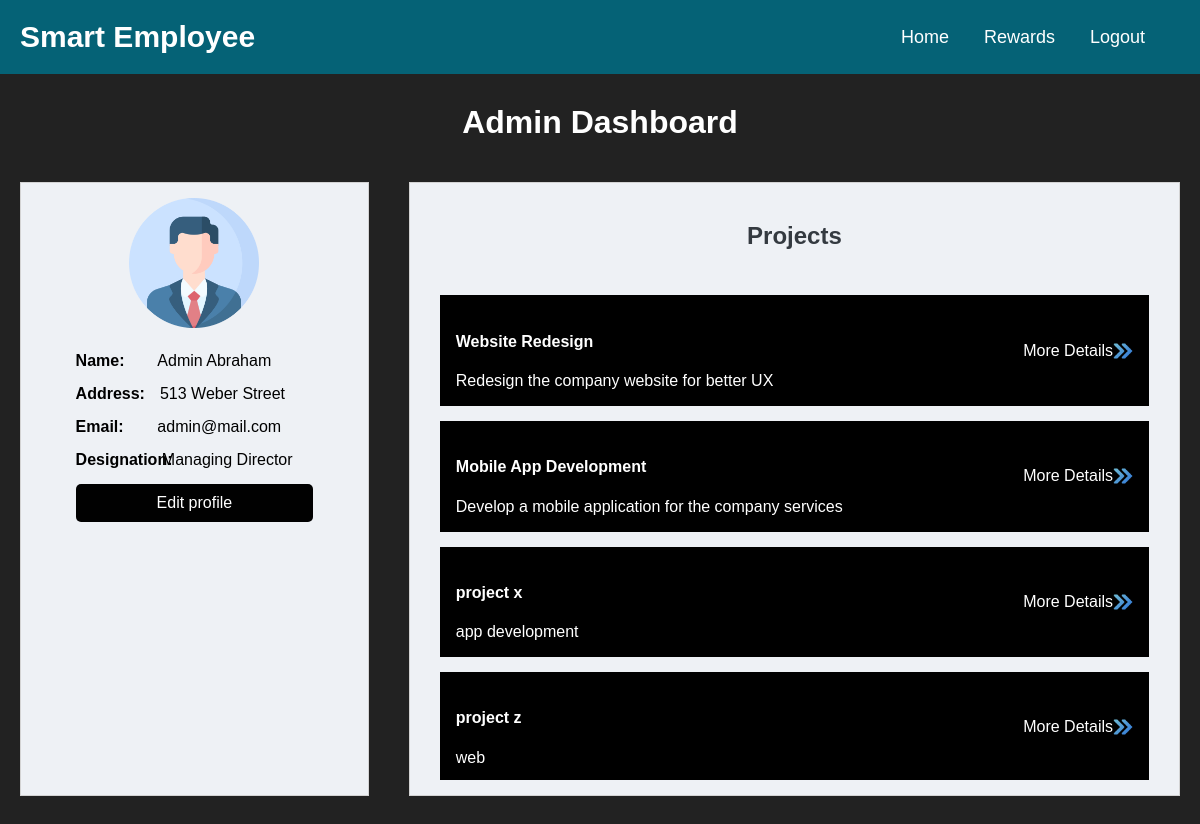
/admin_dashboard.php (signed in), run on the app's committed database.
### tables this page shows
CREATE TABLE `users` (
  `user_id` int(11) NOT NULL,
  `username` varchar(255) NOT NULL,
  `password` varchar(255) NOT NULL,
  `role` varchar(50) DEFAULT NULL,
  `first_name` varchar(100) DEFAULT NULL,
  `last_name` varchar(100) DEFAULT NULL,
  `email` varchar(255) NOT NULL,
  `phone` varchar(15) DEFAULT NULL,
  `address` varchar(255) DEFAULT NULL,
  `date_joined` date DEFAULT NULL,
  `department` varchar(100) DEFAULT NULL,
  `job_title` varchar(100) DEFAULT NULL,
  `date_of_birth` date DEFAULT NULL,
  `emergency_contact_name` varchar(100) DEFAULT NULL,
  `emergency_contact_phone` varchar(15) DEFAULT NULL,
  `emergency_contact_relation` varchar(100) DEFAULT NULL,
  `project_id` int(11) DEFAULT NULL,
  `hourly_rate` int(11) NOT NULL DEFAULT 25
);

CREATE TABLE `projects` (
  `project_id` int(11) NOT NULL,
  `project_name` varchar(100) NOT NULL,
  `description` text DEFAULT NULL,
  `start_date` date DEFAULT NULL,
  `end_date` date DEFAULT NULL,
  `status` enum('Pending','In Progress','Completed') DEFAULT 'Pending',
  `user_id` int(11) DEFAULT NULL,
  `managed_by` int(11) DEFAULT NULL
);

### admin_dashboard.php (the view, shortened to what this page needs)
<?php
require_once('db_connection.php');
if (isset($_SESSION['user_id'])) {
    $emp_id = $_SESSION['user_id'];
} else {
    header('Location: login.php');
    exit;
}
$profile_data = $pdo->prepare("SELECT * FROM users WHERE user_id = ?");
$profile_data->execute([$emp_id]);
if ($prof_details = $profile_data->fetch(PDO::FETCH_ASSOC)) {
?>
<!DOCTYPE html>
<html lang="en">
<head>
  <link rel="stylesheet" href="assets/css/style.css">
</head>
<body class="index-page emp_dashboard">
<header>
  <nav class="navigation">
    <a class="navigation-logo" href="#">Smart Employee</a>
    <div>
      <div class="navigation-cont">
        <a class="navigation-link" href="admin_dashboard.php">Home</a>
        <a class="navigation-link" href="appreciation_rewards.php">Rewards</a>
        <a class="navigation-link" href="logout.php">Logout</a>
      </div>
    </div>
  </nav>
</header>
<main>
  <h1 class="emp_head">Admin Dashboard</h1>
  <div class="emp_box">
    <div class="emp_box_left">
      <div class="prof_img">
        <img src="assets/images/profile-icon.png">
      </div>
      <div class="partition">
        <div class="emp_profile_box">
          <div class="emp_profile_cont">
            <label>Name:</label>
            <p><?php echo htmlspecialchars($prof_details['first_name']); ?> <?php echo htmlspecialchars($prof_details['last_name']); ?></p>
          </div>
          <div class="emp_profile_cont">
            <label>Address:</label>
            <p><?php echo htmlspecialchars($prof_details['address']); ?></p>
          </div>
          <div class="emp_profile_cont">
            <label>Email:</label>
            <p><?php echo htmlspecialchars($prof_details['email']); ?></p>
          </div>
          <div class="emp_profile_cont">
            <label>Designation:</label>
            <p><?php echo htmlspecialchars($prof_details['job_title']); ?></p>
          </div>
          <a href="edit_profile.php" class="editbutton">Edit profile</a>
        </div>
      </div>
    </div>
    <div class="pro_box_center">
      <h3>Projects</h3>
      <div class="emp_tasks">
        <?php
        $proj_data = $pdo->prepare("SELECT * FROM projects");
        $proj_data->execute();
        while ($proj_details = $proj_data->fetch(PDO::FETCH_ASSOC)) {
        ?>
          <a href="Admin_project_tracking.php?project_id=<?php echo $proj_details['project_id']; ?>" class="emp_task_box">
            <div>
              <h4><?php echo htmlspecialchars($proj_details['project_name']); ?></h4>
              <p class="mb-0"><?php echo htmlspecialchars($proj_details['description']); ?></p>
            </div>
            <div class="more_details">
              <span class="mr-2">More Details</span>
              <div style="width:20px;">
              <img src="assets/images/right-arrows.png">
              </div>
            </div>
          </a>
        <?php } ?>
      </div>
    </div>
  </div>
</main>
</body>
</html>
<?php } else {
    echo "Profile not found.";
} ?>

### assets/css/style.css (style rules this page uses)
body { font-family: Arial; margin: 0; padding: 0; font-size: 16px; }
a { text-decoration: none !important; }
p { margin: 0; }
h1 { text-align: center; color: #333; }
.navigation { background-color: #056276; display: flex; justify-content: space-between; align-items: center; padding: 20px; }
.navigation-logo { color: white; font-size: 30px; font-weight: bold; text-decoration: none !important; }
.navigation-cont { display: flex; }
.navigation-link { color: white; text-decoration: none; margin-right: 35px; transition: all .3s; font-size: 18px; font-weight: 400; }
body.index-page { background-color: #222; }
h3 { text-align: center; color: #343a40; margin-bottom: 30px; font-size: 24px; font-weight: bold; }
.emp_head { color: white; margin-top: 30px; }
.emp_box { display: flex; }
.emp_box_left { background-color: #eef1f5; color: #000; padding: 15px; border: 1px solid lightgray; margin: 20px; width: 30%; }
.prof_img { width: 130px; height: auto; border-radius: 50px; margin: 0 auto; margin-bottom: 20px; }
.prof_img img { width: 100%; height: auto; }
.emp_profile_box { max-width: 75%; margin: 0 auto; }
.emp_profile_cont { display: flex; font-weight: 400; margin-bottom: 15px; }
.emp_profile_cont label { width: 30%; margin-right: 15px; font-weight: bold; }
.emp_profile_cont p { margin-bottom: 0; width: 70%; }
.emp_tasks { max-height: 500px; overflow-y: scroll; }
.emp_task_box { border: 1px solid #000; padding: 15px; margin: 15px; display: flex; justify-content: space-between; align-items: center; background-color: #000; color: #fff; text-decoration: none; transition: .3s; }
.more_details { display: flex; align-items: center; }
.more_details img { width: 100%; height: auto; display: block; }
.pro_box_center { background-color: #eef1f5; color: #000; padding: 15px; border: 1px solid lightgray; margin: 20px; width: 70%; }
.partition { display: flex; gap: 20px; }
.emp_profile_box { flex: 1; }
.emp_profile_cont { display: flex; margin-bottom: 15px; }
.editbutton { display: block; margin-top: 10px; color: #fff; background-color: #007bff; padding: 8px 16px; text-decoration: none; text-align: center; }
.more_details img { max-height: 60px; max-width: 60px; }
.editbutton { padding: 10px; background-color: #010101; border: none; color: white; border-radius: 5px; cursor: pointer; }

### data on the page
users: first_name "Admin", last_name "Abraham", address "513 Weber Street", email "admin@mail.com", job_title "Managing Director"
projects: project_name "Website Redesign", description "Redesign the company website for better UX"
projects: project_name "Mobile App Development", description "Develop a mobile application for the company services"
projects: project_name "project x", description "app development"
projects: project_name "project z", description "web"
